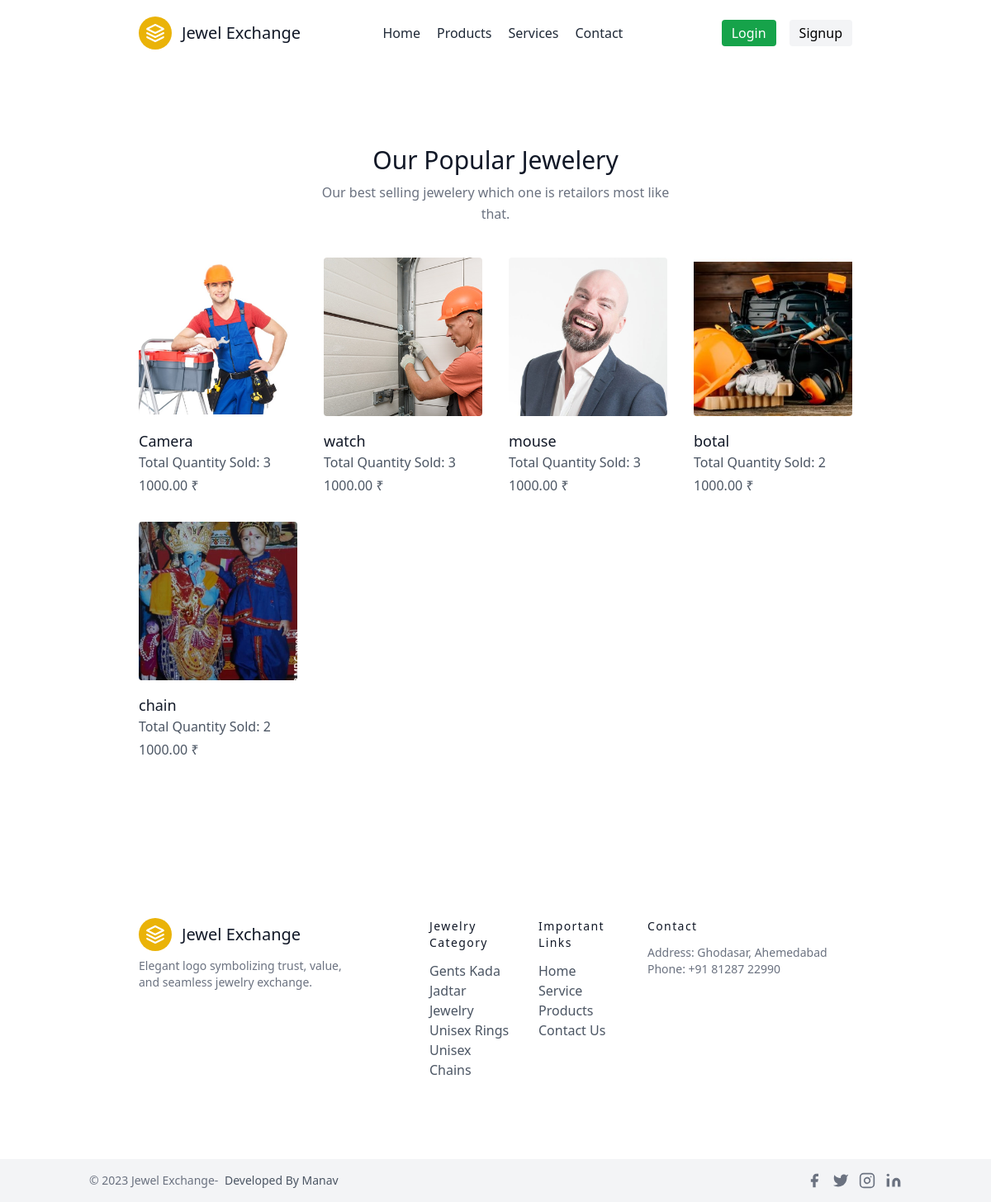
Page /products on the committed database.
### retailer/models.py (models this page shows, shortened)
class OrderModel(models.Model):
    STATUS_CHOICES = [
        ('shipped', 'Shipped'),
        ('delivered', 'Delivered'),
        ('processing', 'Processing'),
        ('pending',   'Pending')
    ]
    def get_future_date():
        current_datetime = datetime.datetime.now()
        future_datetime = current_datetime + datetime.timedelta(days=7)
        future_datetime = future_datetime
        utcoffset = future_datetime.utcoffset()
        return future_datetime
    product_name=models.CharField(max_length=200)
    buyer_name=models.CharField(max_length=200,default="")
    seller_name=models.ForeignKey(WholesalerModel,on_delete=models.CASCADE)
    product_quantity = models.PositiveIntegerField(default=1, verbose_name="Quantity")
    product_wgt=models.PositiveIntegerField(null=True)
    product_price=models.DecimalField(max_digits=10,decimal_places=2,default=0.00)
    total_price=models.DecimalField(max_digits=10,decimal_places=2,default=0.00)
    product_img1=models.ImageField(upload_to='products/cart/', blank=True, null=True, verbose_name="products")
    shipping_agent=models.CharField(max_length=200,default="")
    address=models.CharField(default="",max_length=500)
    date_placed = models.DateTimeField(default=timezone.now)
    date_delivery = models.DateTimeField(default=get_future_date)
    status = models.CharField(
        max_length=20,
        choices=STATUS_CHOICES,
        default='pending'
    )

### jeweleryproject/views.py (the view)
# urls.py: path('products',views.products,name="products"),
def products(request):
    best_selling_products = OrderModel.objects.values('product_img1', 'product_price', 'product_name').annotate(total_quantity=Sum('product_quantity')).order_by('-total_quantity')[:12]
    context={
        'best_selling':best_selling_products,
    }
    print(best_selling_products)
    return render(request,"jeweleryproject/productlist.html",context)

### templates/jeweleryproject/productlist.html (shortened to what this page needs)
{% load static %}
<!DOCTYPE html>
<html lang="en">
  <head>
    <script src="https://cdn.tailwindcss.com"></script>
    <link
      rel="stylesheet"
      type="text/css"
      href="{% static 'jeweleryproject/css/style.css' %}"
    />
  </head>
  <body>
    <header class="text-gray-800 body-font">
      <div
        class="container mx-auto px-20 flex flex-wrap p-5 flex-col md:flex-row items-center"
      >
        <a
          class="flex title-font font-medium items-center text-gray-900 mb-4 md:mb-0"
        >
          <svg
            xmlns="http://www.w3.org/2000/svg"
            fill="none"
            stroke="currentColor"
            stroke-linecap="round"
            stroke-linejoin="round"
            stroke-width="2"
            class="w-10 h-10 text-white p-2 bg-yellow-500 rounded-full"
            viewBox="0 0 24 24"
          >
            <path
              d="M12 2L2 7l10 5 10-5-10-5zM2 17l10 5 10-5M2 12l10 5 10-5"
            ></path>
          </svg>
          <span class="ml-3 text-xl">Jewel Exchange</span>
        </a>
        <nav
          class="md:ml-auto md:mr-auto flex flex-wrap items-center text-base justify-center"
        >
          <a class="mr-5 hover:text-gray-900" href="/">Home</a>
          <a class="mr-5 hover:text-gray-900" href="products">Products</a>
          <a class="mr-5 hover:text-gray-900" href="services">Services</a>
          <a class="mr-5 hover:text-gray-900" href="contact">Contact</a>
        </nav>
        <button
          class="inline-flex items-center text-white border-0 py-1 px-3 focus:outline-none rounded text-base mr-4 mt-4 md:mt-0 bg-green-600"
        >
          <a href="{% url 'login' %}">Login</a>
        </button>
        <button
          class="inline-flex items-center bg-gray-100 border-0 py-1 px-3 focus:outline-none rounded text-base text-black mt-4 md:mt-0"
        >
          <a href="{% url 'signup' %}">Signup</a>
        </button>
      </div>
    </header>
    <section class="text-gray-600 body-font">
      <div class="container px-20 py-24 mx-auto">
        <div
          class="flex flex-wrap w-full mb-10 flex-col items-center text-center"
        >
          <h1
            class="sm:text-3xl text-2xl font-medium title-font mb-2 text-gray-900"
          >
            Our Popular Jewelery
          </h1>
          <p class="lg:w-1/2 w-full leading-relaxed text-gray-500">
            Our best selling jewelery which one is retailors most like that.
          </p>
        </div>
        <div class="flex flex-wrap -m-4">
          {% for i in best_selling %}
          <div class="lg:w-1/4 md:w-1/2 p-4 w-full">
            <a class="block relative h-48 rounded overflow-hidden">
              <img
                alt="ecommerce"
                class="object-cover object-center w-full h-full block"
                src="/media/{{i.product_img1}}"
              />
            </a>
            <div class="mt-4">
              <h2 class="text-gray-900 title-font text-lg font-medium">
                {{i.product_name}}
              </h2>
              <p>Total Quantity Sold: {{ i.total_quantity }}</p>
              <p class="mt-1">{{i.product_price}} &#8377;</p>
            </div>
          </div>
          {% endfor %}
        </div>
      </div>
    </section>
    <footer class="text-gray-600 body-font">
      <div
        class="container px-20 py-24 mx-auto flex md:items-center lg:items-start md:flex-row md:flex-nowrap flex-wrap flex-col"
      >
        <div
          class="w-64 flex-shrink-0 md:mx-0 mx-auto text-center md:text-left"
        >
          <a
            class="flex title-font font-medium items-center md:justify-start justify-center text-gray-900"
          >
            <svg
              xmlns="http://www.w3.org/2000/svg"
              fill="none"
              stroke="currentColor"
              stroke-linecap="round"
              stroke-linejoin="round"
              stroke-width="2"
              class="w-10 h-10 text-white p-2 bg-yellow-500 rounded-full"
              viewBox="0 0 24 24"
            >
              <path
                d="M12 2L2 7l10 5 10-5-10-5zM2 17l10 5 10-5M2 12l10 5 10-5"
              ></path>
            </svg>
            <span class="ml-3 text-xl">Jewel Exchange</span>
          </a>
          <p class="mt-2 text-sm text-gray-500">
            Elegant logo symbolizing trust, value, and seamless jewelry
            exchange.
          </p>
        </div>
        <div
          class="flex-grow flex flex-wrap md:pl-20 -mb-10 md:mt-0 mt-10 md:text-left text-center"
        >
          <div class="lg:w-1/4 md:w-1/2 w-full px-4">
            <h2
              class="title-font font-medium text-gray-900 tracking-widest text-sm mb-3"
            >
              Jewelry Category
            </h2>
            <nav class="list-none mb-10">
              <li>
                <a class="text-gray-600 hover:text-gray-800">Gents Kada</a>
              </li>
              <li>
                <a class="text-gray-600 hover:text-gray-800">Jadtar Jewelry</a>
              </li>
              <li>
                <a class="text-gray-600 hover:text-gray-800">Unisex Rings</a>
              </li>
              <li>
                <a class="text-gray-600 hover:text-gray-800">Unisex Chains</a>
              </li>
            </nav>
          </div>
          <div class="lg:w-1/4 md:w-1/2 w-full px-4">
            <h2
              class="title-font font-medium text-gray-900 tracking-widest text-sm mb-3"
            >
              Important Links
            </h2>
            <nav class="list-none mb-10">
              <li>
                <a class="text-gray-600 hover:text-gray-800">Home</a>
              </li>
              <li>
                <a class="text-gray-600 hover:text-gray-800">Service</a>
              </li>
              <li>
                <a class="text-gray-600 hover:text-gray-800">Products</a>
              </li>
              <li>
                <a class="text-gray-600 hover:text-gray-800">Contact Us</a>
              </li>
            </nav>
          </div>
          <div class="w-full md:w-64 px-4">
            <h2
              class="title-font font-medium text-gray-900 tracking-widest text-sm mb-3"
            >
              Contact
            </h2>
            <p class="text-sm text-gray-500">Address: Ghodasar, Ahemedabad</p>
            <p class="text-sm text-gray-500">Phone: +91 81287 22990</p>
          </div>
        </div>
      </div>
      <div class="bg-gray-100">
        <div
          class="container mx-auto py-4 px-5 flex flex-wrap flex-col sm:flex-row"
        >
          <p class="text-gray-500 text-sm text-center sm:text-left">
            © 2023 Jewel Exchange-
            <a
              href="https://twitter.com/knyttneve"
              rel="noopener noreferrer"
              class="text-gray-600 ml-1"
              target="_blank"
              >Developed By Manav</a
            >
          </p>
          <span
            class="inline-flex sm:ml-auto sm:mt-0 mt-2 justify-center sm:justify-start"
          >
            <a class="text-gray-500">
              <svg
                fill="currentColor"
                stroke-linecap="round"
                stroke-linejoin="round"
                stroke-width="2"
                class="w-5 h-5"
                viewBox="0 0 24 24"
              >
                <path
                  d="M18 2h-3a5 5 0 00-5 5v3H7v4h3v8h4v-8h3l1-4h-4V7a1 1 0 011-1h3z"
                ></path>
              </svg>
            </a>
            <a class="ml-3 text-gray-500">
              <svg
                fill="currentColor"
                stroke-linecap="round"
                stroke-linejoin="round"
                stroke-width="2"
                class="w-5 h-5"
                viewBox="0 0 24 24"
              >
                <path
                  d="M23 3a10.9 10.9 0 01-3.14 1.53 4.48 4.48 0 00-7.86 3v1A10.66 10.66 0 013 4s-4 9 5 13a11.64 11.64 0 01-7 2c9 5 20 0 20-11.5a4.5 4.5 0 00-.08-.83A7.72 7.72 0 0023 3z"
                ></path>
              </svg>
            </a>
            <a class="ml-3 text-gray-500">
              <svg
                fill="none"
                stroke="currentColor"
                stroke-linecap="round"
                stroke-linejoin="round"
                stroke-width="2"
                class="w-5 h-5"
                viewBox="0 0 24 24"
              >
                <rect width="20" height="20" x="2" y="2" rx="5" ry="5"></rect>
                <path
                  d="M16 11.37A4 4 0 1112.63 8 4 4 0 0116 11.37zm1.5-4.87h.01"
                ></path>
              </svg>
            </a>
            <a class="ml-3 text-gray-500">
              <svg
                fill="currentColor"
                stroke="currentColor"
                stroke-linecap="round"
                stroke-linejoin="round"
                stroke-width="0"
                class="w-5 h-5"
                viewBox="0 0 24 24"
              >
                <path
                  stroke="none"
                  d="M16 8a6 6 0 016 6v7h-4v-7a2 2 0 00-2-2 2 2 0 00-2 2v7h-4v-7a6 6 0 016-6zM2 9h4v12H2z"
                ></path>
                <circle cx="4" cy="4" r="2" stroke="none"></circle>
              </svg>
            </a>
          </span>
        </div>
      </div>
    </footer>
  </body>
</html>

### static/jeweleryproject/css/style.css (style rules this page uses)
nav a { position: relative; transition: border-bottom-color 0.3s; }

### rows in the picture
OrderModel: shows a picture, product_name "Camera", total_quantity "3", product_price "1000.00"
OrderModel: shows a picture, product_name "botal", total_quantity "2", product_price "1000.00"

### other values in the picture
{{ i.product_name }} "watch" "mouse" "chain"
{{ i.total_quantity }} "3" "3" "2"
{{ i.product_price }} "1000.00" "1000.00" "1000.00"
